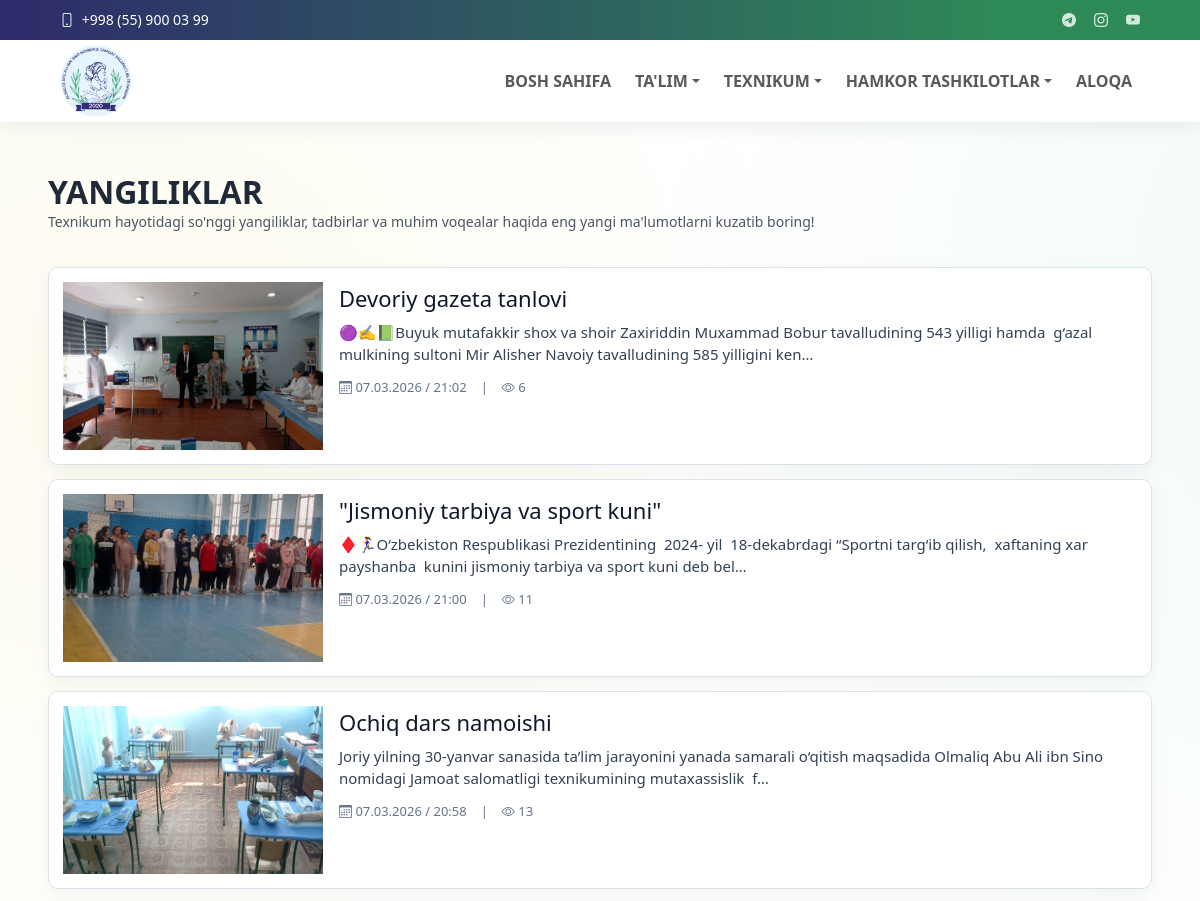
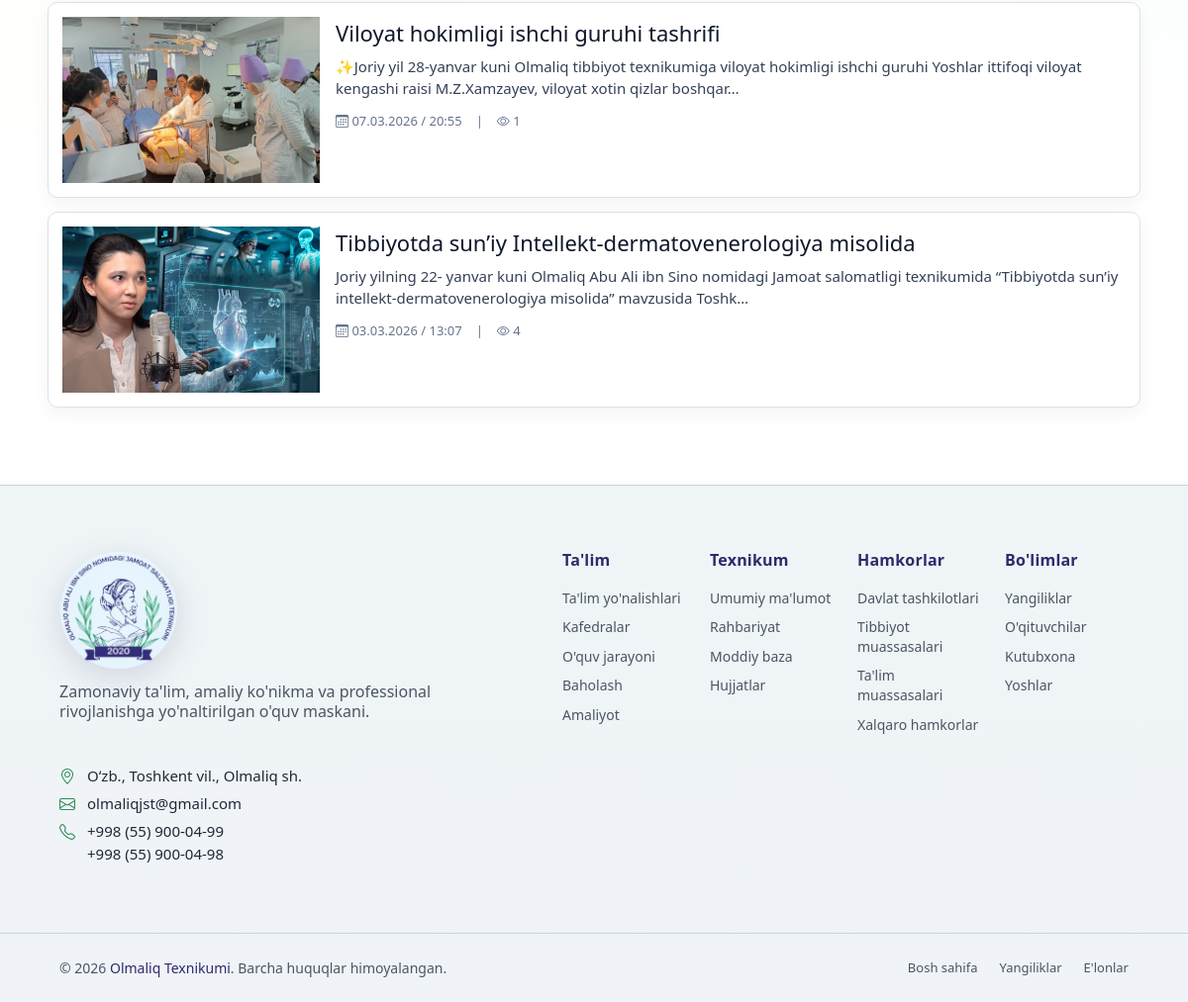
The app's page /yangiliklar/ with its own data (2 pictures, top to bottom).
### core/models.py (models this page shows, shortened)
class TopbarSettings(models.Model):
    email = models.EmailField(blank=True)
    phone = models.CharField(max_length=50, blank=True)
    telegram_url = models.URLField(blank=True)
    instagram_url = models.URLField(blank=True)
    youtube_url = models.URLField(blank=True)
    is_active = models.BooleanField(default=True)
    updated_at = models.DateTimeField(auto_now=True)
    class Meta:
        ordering = ['-updated_at', '-id']
        verbose_name = "Topbar sozlamasi"
        verbose_name_plural = "Topbar sozlamalari"

### news/models.py (models this page shows, shortened)
class News(models.Model):
    title = models.CharField(max_length=255)
    slug = models.SlugField(unique=True)
    author = models.CharField("Tayyorlagan", max_length=150, blank=False)
    content = models.TextField()
    image = models.ImageField(upload_to='news/', blank=True, null=True)
    published_at = models.DateTimeField(default=timezone.now)
    is_published = models.BooleanField(default=True)
    views_count = models.PositiveIntegerField(default=0)
    created_at = models.DateTimeField(auto_now_add=True)
    updated_at = models.DateTimeField(auto_now=True)
    class Meta:
        ordering = ['-published_at']
        verbose_name = "Yangilik"
        verbose_name_plural = "Yangiliklar"

### news/views.py (the view)
# urls.py: path('', views.news_list, name='news_list'),
def news_list(request):
    items = News.objects.filter(is_published=True)
    return render(request, 'news/news_list.html', {'news_items': items})

### core/context_processors.py (called while the page is built)
def menu_context(request):
    menu_items = (
        Menu.objects.filter(parent__isnull=True, is_active=True)
        .prefetch_related('children')
        .order_by('order', 'id')
    )
    topbar = TopbarSettings.objects.filter(is_active=True).first()
    return {
        'menu_items': menu_items,
        'topbar_settings': topbar,
    }

### news/templates/news/news_list.html (shortened to what this page needs)
{% extends 'base.html' %}
{% block content %}
<section>
    <div class="news-list-directions__head">
        <h2>Yangiliklar</h2>
        <p>Texnikum hayotidagi so'nggi yangiliklar, tadbirlar va muhim voqealar haqida eng yangi ma'lumotlarni kuzatib boring!</p>
    </div>
    <div class="news-list-grid js-load-more-list" data-batch-size="10">
        {% for item in news_items %}
            <a class="news-list-card js-load-item" href="{% url 'news:news_detail' item.slug %}">
                {% if item.image %}
                    <img class="news-list-card__image" src="{{ item.image.url }}" alt="{{ item.title }}">
                {% else %}
                    <div class="news-list-card__image news-list-card__image--empty">
                        <span>Rasm mavjud emas</span>
                    </div>
                {% endif %}
                <div class="news-list-card__body">
                    <h3>{{ item.title }}</h3>
                    <p>{{ item.excerpt|default:item.content|striptags|truncatechars:170 }}</p>
                    <div class="news-list-card__meta">
                        <span>
                            <i class="bi bi-calendar3"></i>
                            <span>{{ item.published_at|date:"d.m.Y / H:i" }}</span>
                        </span>
                        <span>|</span>
                        <span>
                            <i class="bi bi-eye"></i>
                            <span>{{ item.views_count }}</span>
                        </span>
                    </div>
                </div>
            </a>
        {% empty %}
            <p class="news-list-empty">Yangiliklar mavjud emas.</p>
        {% endfor %}
    </div>
</section>
{% endblock %}

### templates/includes/header.html (shortened to what this page needs)
{% load static %}
<header id="header" class="header fixed-top">
    <div class="topbar d-flex align-items-center">
        <div class="container d-flex justify-content-center justify-content-md-between">
           <div class="contact-info d-flex align-items-center gap-3">
                <div class="d-flex align-items-center">
                    <a href="tel:{{ topbar_settings.phone }}" class="link-underline link-underline-opacity-0 lh-1">
                        <i class="bi bi-phone me-1"></i>
                    <span>{{ topbar_settings.phone }}</span>
                    </a>
                </div>
            </div>
            <div class="social-links d-flex align-items-center">
                <a href="{{ topbar_settings.telegram_url }}" target="_blank" rel="noopener" aria-label="Telegram"><i class="bi bi-telegram"></i></a>
                <a href="{{ topbar_settings.instagram_url }}" target="_blank" rel="noopener" aria-label="Instagram"><i class="bi bi-instagram"></i></a>
                <a href="{{ topbar_settings.youtube_url }}" target="_blank" rel="noopener" aria-label="YouTube"><i class="bi bi-youtube"></i></a>
            </div>
        </div>
    </div>
    <div class="branding d-flex align-items-center">
        <nav class="navbar navbar-expand-lg  py-0 w-100">
            <div class="container position-relative d-flex align-items-center justify-content-between">
                <a class="navbar-brand brand d-flex align-items-center gap-2" href="{% url 'core:home' %}">
                    <img class="brand-logo" src="{% static 'images/logo.png' %}" alt="Olmaliq texnikumi logosi">
                </a>
                <div class="collapse navbar-collapse" id="mainNavbar">
                    {% with ns=request.resolver_match.namespace name=request.resolver_match.url_name %}
                    <ul class="navbar-nav ms-auto mb-2 mb-lg-0 align-items-lg-center gap-lg-2">
                        <li class="nav-item">
                            <a class="nav-link {% if ns == 'core' and name == 'home' %}active{% endif %}" href="{% url 'core:home' %}" {% if ns == 'core' and name == 'home' %}aria-current="page"{% endif %}>Bosh sahifa</a>
                        </li>
                        <li class="nav-item dropdown">
                            <a class="nav-link dropdown-toggle " href="#" role="button" data-bs-toggle="dropdown" aria-expanded="false" >Ta'lim</a>
                        </li>
                        <li class="nav-item dropdown">
                            <a class="nav-link dropdown-toggle " href="#" role="button" data-bs-toggle="dropdown" aria-expanded="false" >Texnikum</a>
                        </li>
                        <li class="nav-item dropdown">
                            <a class="nav-link dropdown-toggle " href="#" role="button" data-bs-toggle="dropdown" aria-expanded="false" >Hamkor tashkilotlar</a>
                        </li>
                        <li class="nav-item">
                            <a class="nav-link {% if ns == 'contact' %}active{% endif %}" href="{% url 'contact:contact' %}" {% if ns == 'contact' %}aria-current="page"{% endif %}>Aloqa</a>
                        </li>
                    </ul>
                    {% endwith %}
                </div>
            </div>
        </nav>
    </div>
</header>

### static/css/style.css (style rules this page uses)
* { box-sizing: border-box; }
body { margin: 0; font-family: "Segoe UI", Tahoma, sans-serif; background-color: #ffffff; background-image: radial-gradient(1100px circle at 8% 16%, rgba(246, 238, 181, 0.22), transparent 62%), radial-gradient(1250px circle at 92% 12%, rgba(178, 231, 212, 0.2), transparent 64%), radial-gradient(980px circle at 84% 88%, rgba(205, 233, 245, 0.16), transparent 66%), linear-gradient(180deg, #ffffff 0%, #ffffff 100%); background-repeat: no-repeat; background-size: 128% 128%, 132% 132%, 126% 126%, 100% 100%; animation: siteBgFloat 50s ease-in-out infinite alternate; color: var(--text); padding-top: 108px; overflow-x: clip; }
a { color: var(--header-accent); }
html { overflow-x: clip; }
.container { width: min(1120px, 92%); margin: 0 auto; }
@media (min-width: 1200px) { .container { width: min(1320px, 92%); } }
.header { transition: all 0.5s; z-index: 1100 !important; background-color: #ffffff; box-shadow: 0 6px 18px rgba(31, 41, 55, 0.08); }
.header .topbar { background: var(--brand-gradient); font-size: 14px; transition: all 0.5s; height: 40px; overflow: hidden; border: 0 !important; border-bottom: 0 !important; box-shadow: none !important; margin-bottom: 0 !important; }
.header .topbar .container { min-height: 40px; }
.header .topbar .contact-info i { font-style: normal; color: #ffffff; }
.header .topbar .contact-info i a, .header .topbar .contact-info i, .header .topbar .contact-info span { color: #ffffff; text-decoration: none; line-height: 1; }
.header .topbar .social-links a { color: rgba(255, 255, 255, 0.8); line-height: 0; transition: all 0.3s ease; margin-left: 18px; font-size: 14px; }
.header .branding { min-height: 68px; transition: all 0.4s ease; border: 0 !important; border-top: 0 !important; margin-top: 0 !important; position: relative; z-index: 1101; }
.header .topbar + .branding { margin-top: 0 !important; border-top: 0 !important; }
.brand { color: var(--nav-text); text-decoration: none; font-weight: 700; }
.brand-logo { height: 72px; width: auto; display: block; }
.navbar .nav-item > a { text-transform: uppercase; font-weight: 600; }
.navbar .nav-link { position: relative; transition: color 0.22s ease; }
.navbar .nav-link::before { content: ""; position: absolute; left: 0.5rem; right: 0.5rem; bottom: 0.2rem; height: 2px; background: var(--header-accent); transform: scaleX(0); transform-origin: center; transition: transform 0.22s ease; }
.news-list-directions__head { display: flex-row; align-items: center; justify-content: center; text-align: left; gap: 12px; margin: 35px 0px 35px 0px; }
.news-list-directions__head h2 { margin: 0; text-transform: uppercase; font-weight: 700; }
.news-list-directions__head p { margin: 0; color: var(--muted); font-size: 14px; font-weight: 500; }
.news-list-grid { display: flex; flex-direction: column; gap: 14px; }
.news-list-card { display: grid; grid-template-columns: 260px minmax(0, 1fr); gap: 16px; align-items: stretch; padding: 14px; border: 1px solid #dbe2ea; border-radius: 10px; background: #ffffff; box-shadow: 0 6px 18px rgba(15, 23, 42, 0.05); overflow: hidden; text-decoration: none; color: inherit; }
.news-list-card__image { width: 100%; height: 168px; object-fit: cover; display: block; }
.news-list-card__body { padding: 2px 0; min-width: 0; }
.news-list-card__body h3 { margin: 0 0 8px; font-size: 22px; line-height: 1.3; overflow-wrap: anywhere; color: #0f172a; }
.news-list-card__body p { margin: 0 0 12px; color: #334155; font-size: 15px; line-height: 1.5; overflow-wrap: anywhere; }
.news-list-card__meta { display: flex; align-items: center; gap: 14px; color: #64748b; font-size: 13px; font-weight: 500; border-top: 0; padding-top: 0; }

### records on screen
TopbarSettings: phone "+998 (55) 900 03 99"
News: image (picture), title "Devoriy gazeta tanlovi", excerpt "🟣✍️📗Buyuk mutafakkir shox va shoir Zaxiriddin Muxammad Bobur tavalludining 543 yilligi hamda g‘azal mulkining sultoni Mir Alisher Navoiy tavalludining 585 yilligini ken…", published_at "07.03.2026 / 21:02", views_count "6"
News: image (picture), title "\"Jismoniy tarbiya va sport kuni\"", excerpt "♦️🏃‍♀️O‘zbekiston Respublikasi Prezidentining 2024- yil 18-dekabrdagi “Sportni targ‘ib qilish, xaftaning xar payshanba kunini jismoniy tarbiya va sport kuni deb bel…", published_at "07.03.2026 / 21:00", views_count "11"
News: image (picture), title "Ochiq dars namoishi", excerpt "Joriy yilning 30-yanvar sanasida ta’lim jarayonini yanada samarali o‘qitish maqsadida Olmaliq Abu Ali ibn Sino nomidagi Jamoat salomatligi texnikumining mutaxassislik f…", published_at "07.03.2026 / 20:58", views_count "13"
News: image (picture), title "Viloyat hokimligi ishchi guruhi tashrifi", excerpt "✨Joriy yil 28-yanvar kuni Olmaliq tibbiyot texnikumiga viloyat hokimligi ishchi guruhi Yoshlar ittifoqi viloyat kengashi raisi M.Z.Xamzayev, viloyat xotin qizlar boshqar…", published_at "07.03.2026 / 20:55", views_count "1"
News: image (picture), title "Tibbiyotda sun’iy Intellekt-dermatovenerologiya misolida", excerpt "Joriy yilning 22- yanvar kuni Olmaliq Abu Ali ibn Sino nomidagi Jamoat salomatligi texnikumida “Tibbiyotda sun’iy intellekt-dermatovenerologiya misolida” mavzusida Toshk…", published_at "03.03.2026 / 13:07", views_count "4"
